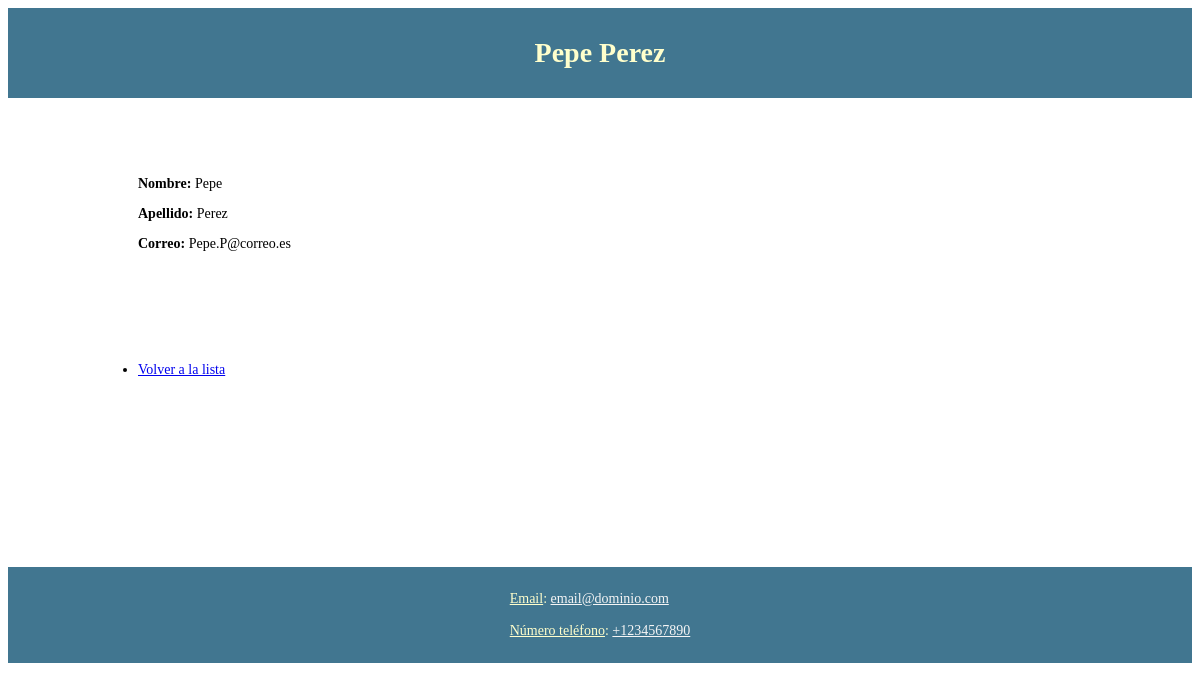
Screenshot of /productos/clientes/1/ with the database file from the repository.
### myapp/models.py (models this page shows, shortened)
class Cliente(models.Model):
    nombre = models.CharField(max_length=100)
    apellido = models.CharField(max_length=100)
    correo = models.EmailField()

### myapp/views.py (the view)
# urls.py: path('clientes/<int:pk>/', ClienteDetailView.as_view(), name='cliente_detail'),
class ClienteDetailView(DetailView):
    model = Cliente
    template_name = 'cliente_detail.html'

### myapp/templates/cliente_detail.html (shortened to what this page needs)
{% load static %}
<!DOCTYPE html>
<html>
<head>
  <link rel="stylesheet" href="{% static 'styles.css' %}">
</head>
<body>
    <header>
      <h1>{{ object.nombre }} {{ object.apellido }}</h1>
    </header>
    <br><br><br><br>
    <section>
      <article>
        <ul>
        <div>
<p><b>Nombre:</b> {{ object.nombre }}</p>
<p><b>Apellido:</b> {{ object.apellido }}</p>
<p><b>Correo:</b> {{ object.correo }}</p>
    <br><br><br><br><br><br>
        </div>
        <li>
    <a href="{% url 'cliente_list' %}">Volver a la lista</a>
        </li>
        </ul>
      </article>
    </section>
    <br><br><br><br><br>
    <footer>
      <p><ins>Email</ins>: <a href="mailto:email@dominio.com">email@dominio.com</a>
      <br><br>
      <ins>Número teléfono</ins>: <a href="tel:+1234567890">+1234567890</a></p>
    </footer>
</body>
</html>

### myapp/static/styles.css (style rules this page uses)
body { font-size: 0.875rem; font-family: var(--font-family-primary); }
header, footer { width: auto; height: auto; display: flex; position:relative; justify-content:center; padding: 10px 40px; background-color: #417690;; color: #ffc; }
footer a { color: whitesmoke; }
article { position:relative; width: auto; height: 325px; overflow-x:scroll; }
section { margin-left: 90px; }
section::after { content: ""; display: table; clear: both; }

### rows the page displays
Cliente: nombre "Pepe", apellido "Perez", correo "Pepe.P@correo.es"
